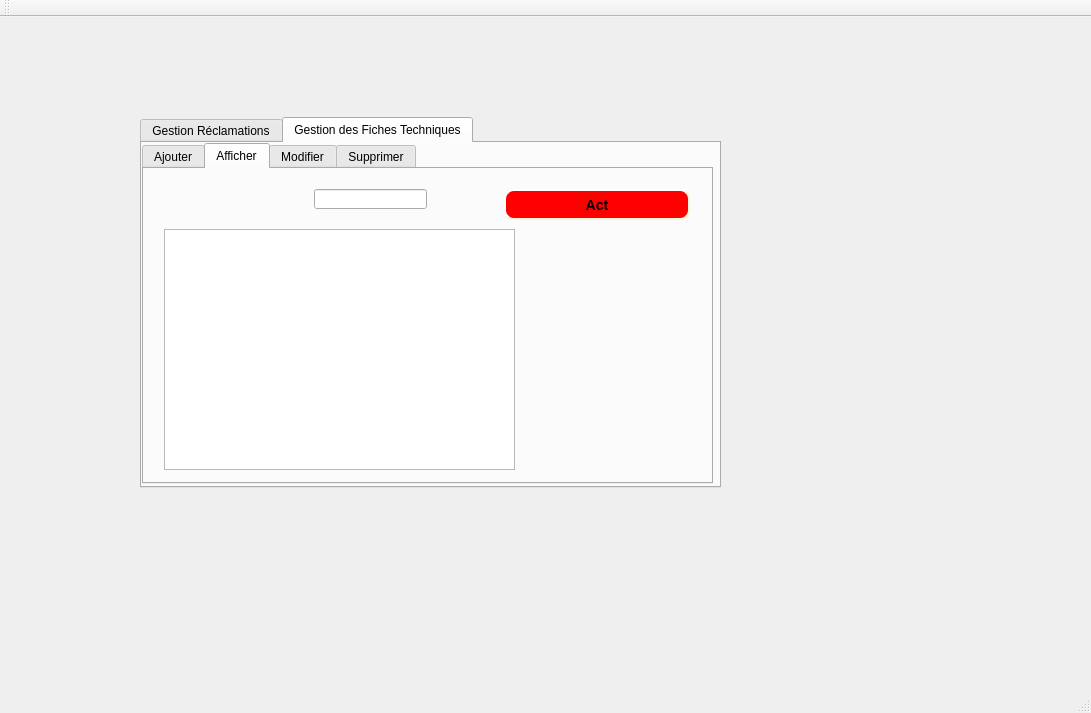
<?xml version="1.0" encoding="UTF-8"?>
<ui version="4.0">
 <class>MainWindow</class>
 <widget class="QMainWindow" name="MainWindow">
  <property name="geometry">
   <rect>
    <x>0</x>
    <y>0</y>
    <width>1091</width>
    <height>713</height>
   </rect>
  </property>
  <property name="windowTitle">
   <string>Gestion reclamations et fiches</string>
  </property>
  <widget class="QWidget" name="centralWidget">
   <widget class="QTabWidget" name="tabWidget">
    <property name="geometry">
     <rect>
      <x>140</x>
      <y>100</y>
      <width>581</width>
      <height>371</height>
     </rect>
    </property>
    <property name="currentIndex">
     <number>1</number>
    </property>
    <widget class="QWidget" name="tab">
     <attribute name="title">
      <string>Gestion Réclamations</string>
     </attribute>
     <widget class="QTabWidget" name="tabWidget_3">
      <property name="geometry">
       <rect>
        <x>-4</x>
        <y>-1</y>
        <width>571</width>
        <height>341</height>
       </rect>
      </property>
      <property name="currentIndex">
       <number>0</number>
      </property>
      <widget class="QWidget" name="tab_5">
       <attribute name="title">
        <string>Ajouter</string>
       </attribute>
       <widget class="QLineEdit" name="line">
        <property name="geometry">
         <rect>
          <x>140</x>
          <y>20</y>
          <width>113</width>
          <height>20</height>
         </rect>
        </property>
        <property name="styleSheet">
         <string notr="true">QLineEdit {
    border: 2px solid gray;
    border-radius: 10px;
    padding: 0 8px;
    background: white;
    selection-background-color: darkgray;
}</string>
        </property>
       </widget>
       <widget class="QLabel" name="label">
        <property name="geometry">
         <rect>
          <x>30</x>
          <y>80</y>
          <width>61</width>
          <height>31</height>
         </rect>
        </property>
        <property name="text">
         <string>&lt;html&gt;&lt;head/&gt;&lt;body&gt;&lt;p&gt;&lt;span style=&quot; font-size:14pt; color:#00007f;&quot;&gt;objet&lt;/span&gt;&lt;/p&gt;&lt;p&gt;&lt;span style=&quot; font-size:14pt; color:#00007f;&quot;&gt;&lt;br/&gt;&lt;/span&gt;&lt;/p&gt;&lt;/body&gt;&lt;/html&gt;</string>
        </property>
       </widget>
       <widget class="QLabel" name="label_2">
        <property name="geometry">
         <rect>
          <x>30</x>
          <y>20</y>
          <width>51</width>
          <height>21</height>
         </rect>
        </property>
        <property name="text">
         <string>&lt;html&gt;&lt;head/&gt;&lt;body&gt;&lt;p&gt;&lt;span style=&quot; font-size:14pt; color:#00007f;&quot;&gt;NUM&lt;/span&gt;&lt;/p&gt;&lt;p&gt;&lt;span style=&quot; font-size:14pt; color:#00007f;&quot;&gt;&lt;br/&gt;&lt;/span&gt;&lt;/p&gt;&lt;/body&gt;&lt;/html&gt;</string>
        </property>
       </widget>
       <widget class="QLabel" name="label_13">
        <property name="geometry">
         <rect>
          <x>30</x>
          <y>180</y>
          <width>61</width>
          <height>31</height>
         </rect>
        </property>
        <property name="text">
         <string>&lt;html&gt;&lt;head/&gt;&lt;body&gt;&lt;p&gt;&lt;span style=&quot; font-size:14pt; color:#00007f;&quot;&gt;lieu&lt;/span&gt;&lt;/p&gt;&lt;/body&gt;&lt;/html&gt;</string>
        </property>
       </widget>
       <widget class="QLineEdit" name="lineEdit_description">
        <property name="geometry">
         <rect>
          <x>140</x>
          <y>250</y>
          <width>113</width>
          <height>20</height>
         </rect>
        </property>
        <property name="styleSheet">
         <string notr="true">QLineEdit {
    border: 2px solid gray;
    border-radius: 10px;
    padding: 0 8px;
    background: white;
    selection-background-color: darkgray;
}</string>
        </property>
       </widget>
       <widget class="QLineEdit" name="lineEdit_lieu">
        <property name="geometry">
         <rect>
          <x>140</x>
          <y>140</y>
          <width>113</width>
          <height>20</height>
         </rect>
        </property>
        <property name="styleSheet">
         <string notr="true">QLineEdit {
    border: 2px solid gray;
    border-radius: 10px;
    padding: 0 8px;
    background: white;
    selection-background-color: darkgray;
}</string>
        </property>
       </widget>
       <widget class="QLineEdit" name="lineEdit_date">
        <property name="geometry">
         <rect>
          <x>140</x>
          <y>190</y>
          <width>113</width>
          <height>20</height>
         </rect>
        </property>
        <property name="styleSheet">
         <string notr="true">QLineEdit {
    border: 2px solid gray;
    border-radius: 10px;
    padding: 0 8px;
    background: white;
    selection-background-color: darkgray;
}
</string>
        </property>
       </widget>
       <widget class="QLabel" name="label_3">
        <property name="geometry">
         <rect>
          <x>30</x>
          <y>240</y>
          <width>51</width>
          <height>21</height>
         </rect>
        </property>
        <property name="font">
         <font>
          <family>Verdana Pro Cond Black</family>
          <italic>false</italic>
         </font>
        </property>
        <property name="text">
         <string>&lt;html&gt;&lt;head/&gt;&lt;body&gt;&lt;p&gt;&lt;span style=&quot; font-size:14pt; color:#00007f;&quot;&gt;date&lt;/span&gt;&lt;/p&gt;&lt;p&gt;&lt;span style=&quot; font-size:14pt; color:#00007f;&quot;&gt;&lt;br/&gt;&lt;/span&gt;&lt;/p&gt;&lt;/body&gt;&lt;/html&gt;</string>
        </property>
       </widget>
       <widget class="QPushButton" name="pb_ajouter">
        <property name="geometry">
         <rect>
          <x>280</x>
          <y>262</y>
          <width>186</width>
          <height>31</height>
         </rect>
        </property>
        <property name="styleSheet">
         <string notr="true">QPushButton#pb_ajouter {
    background-color: red;
    border-style: outset;
    border-width: 2px;
    border-radius: 10px;
    border-color: beige;
    font: bold 14px;
    min-width: 10em;
    padding: 6px;
}</string>
        </property>
        <property name="text">
         <string>Ajouter</string>
        </property>
       </widget>
       <widget class="QLineEdit" name="lineEdit_objet">
        <property name="geometry">
         <rect>
          <x>140</x>
          <y>80</y>
          <width>113</width>
          <height>20</height>
         </rect>
        </property>
        <property name="styleSheet">
         <string notr="true">QLineEdit {
    border: 2px solid gray;
    border-radius: 10px;
    padding: 0 8px;
    background: white;
    selection-background-color: darkgray;
}
</string>
        </property>
       </widget>
       <widget class="QLabel" name="label_24">
        <property name="geometry">
         <rect>
          <x>30</x>
          <y>140</y>
          <width>91</width>
          <height>21</height>
         </rect>
        </property>
        <property name="text">
         <string>&lt;html&gt;&lt;head/&gt;&lt;body&gt;&lt;p&gt;&lt;span style=&quot; font-size:14pt; color:#00007f;&quot;&gt;description&lt;/span&gt;&lt;/p&gt;&lt;/body&gt;&lt;/html&gt;</string>
        </property>
       </widget>
       <widget class="QLabel" name="label_20">
        <property name="geometry">
         <rect>
          <x>-340</x>
          <y>-20</y>
          <width>921</width>
          <height>521</height>
         </rect>
        </property>
        <property name="text">
         <string/>
        </property>
        <property name="pixmap">
         <pixmap>../78647914_467829613924197_8250518852903895040_n.jpg</pixmap>
        </property>
       </widget>
       <zorder>label_20</zorder>
       <zorder>line</zorder>
       <zorder>label</zorder>
       <zorder>label_2</zorder>
       <zorder>label_13</zorder>
       <zorder>lineEdit_description</zorder>
       <zorder>lineEdit_lieu</zorder>
       <zorder>lineEdit_date</zorder>
       <zorder>label_3</zorder>
       <zorder>pb_ajouter</zorder>
       <zorder>lineEdit_objet</zorder>
       <zorder>label_24</zorder>
      </widget>
      <widget class="QWidget" name="tab_7">
       <attribute name="title">
        <string>Afficher</string>
       </attribute>
       <widget class="QTableView" name="tabb">
        <property name="geometry">
         <rect>
          <x>20</x>
          <y>50</y>
          <width>491</width>
          <height>251</height>
         </rect>
        </property>
        <property name="cursor" stdset="0">
         <cursorShape>WaitCursor</cursorShape>
        </property>
        <property name="styleSheet">
         <string notr="true"/>
        </property>
       </widget>
       <widget class="QPushButton" name="actualiser">
        <property name="geometry">
         <rect>
          <x>370</x>
          <y>10</y>
          <width>186</width>
          <height>31</height>
         </rect>
        </property>
        <property name="styleSheet">
         <string notr="true">QPushButton#actualiser {
    background-color: red;
    border-style: outset;
    border-width: 2px;
    border-radius: 10px;
    border-color: beige;
    font: bold 14px;
    min-width: 10em;
    padding: 6px;
}</string>
        </property>
        <property name="text">
         <string>act</string>
        </property>
       </widget>
       <widget class="QLabel" name="label_7">
        <property name="geometry">
         <rect>
          <x>500</x>
          <y>72</y>
          <width>61</width>
          <height>21</height>
         </rect>
        </property>
        <property name="text">
         <string/>
        </property>
       </widget>
       <widget class="QLabel" name="label_23">
        <property name="geometry">
         <rect>
          <x>-340</x>
          <y>-20</y>
          <width>921</width>
          <height>521</height>
         </rect>
        </property>
        <property name="text">
         <string/>
        </property>
        <property name="pixmap">
         <pixmap>../78647914_467829613924197_8250518852903895040_n.jpg</pixmap>
        </property>
       </widget>
       <zorder>label_23</zorder>
       <zorder>tabb</zorder>
       <zorder>actualiser</zorder>
       <zorder>label_7</zorder>
      </widget>
      <widget class="QWidget" name="tab_8">
       <attribute name="title">
        <string>Modifier</string>
       </attribute>
       <widget class="QLineEdit" name="lineEdit_15">
        <property name="geometry">
         <rect>
          <x>220</x>
          <y>220</y>
          <width>113</width>
          <height>20</height>
         </rect>
        </property>
        <property name="styleSheet">
         <string notr="true">QLineEdit {
    border: 2px solid gray;
    border-radius: 10px;
    padding: 0 8px;
    background: white;
    selection-background-color: darkgray;
}</string>
        </property>
       </widget>
       <widget class="QLineEdit" name="lineEdit_10">
        <property name="geometry">
         <rect>
          <x>220</x>
          <y>100</y>
          <width>113</width>
          <height>20</height>
         </rect>
        </property>
        <property name="styleSheet">
         <string notr="true">QLineEdit {
    border: 2px solid gray;
    border-radius: 10px;
    padding: 0 8px;
    background: white;
    selection-background-color: darkgray;
}</string>
        </property>
       </widget>
       <widget class="QLineEdit" name="lineEdit_14">
        <property name="geometry">
         <rect>
          <x>220</x>
          <y>180</y>
          <width>113</width>
          <height>20</height>
         </rect>
        </property>
        <property name="styleSheet">
         <string notr="true">QLineEdit {
    border: 2px solid gray;
    border-radius: 10px;
    padding: 0 8px;
    background: white;
    selection-background-color: darkgray;
}</string>
        </property>
       </widget>
       <widget class="QLabel" name="label_25">
        <property name="geometry">
         <rect>
          <x>110</x>
          <y>220</y>
          <width>61</width>
          <height>21</height>
         </rect>
        </property>
        <property name="text">
         <string>&lt;html&gt;&lt;head/&gt;&lt;body&gt;&lt;p&gt;&lt;span style=&quot; font-size:14pt; color:#00007f;&quot;&gt;date&lt;/span&gt;&lt;/p&gt;&lt;/body&gt;&lt;/html&gt;</string>
        </property>
       </widget>
       <widget class="QLabel" name="label_17">
        <property name="geometry">
         <rect>
          <x>110</x>
          <y>180</y>
          <width>61</width>
          <height>21</height>
         </rect>
        </property>
        <property name="text">
         <string>&lt;html&gt;&lt;head/&gt;&lt;body&gt;&lt;p&gt;&lt;span style=&quot; font-size:14pt; color:#00007f;&quot;&gt;lieu&lt;/span&gt;&lt;/p&gt;&lt;/body&gt;&lt;/html&gt;</string>
        </property>
       </widget>
       <widget class="QLabel" name="label_14">
        <property name="geometry">
         <rect>
          <x>110</x>
          <y>60</y>
          <width>51</width>
          <height>21</height>
         </rect>
        </property>
        <property name="text">
         <string>&lt;html&gt;&lt;head/&gt;&lt;body&gt;&lt;p&gt;&lt;span style=&quot; font-size:14pt; color:#00007f;&quot;&gt;num&lt;/span&gt;&lt;/p&gt;&lt;/body&gt;&lt;/html&gt;</string>
        </property>
       </widget>
       <widget class="QLabel" name="label_18">
        <property name="geometry">
         <rect>
          <x>20</x>
          <y>10</y>
          <width>401</width>
          <height>21</height>
         </rect>
        </property>
        <property name="text">
         <string>&lt;html&gt;&lt;head/&gt;&lt;body&gt;&lt;p&gt;&lt;span style=&quot; font-size:16pt; color:#00007f;&quot;&gt;Saisir le num de la reclamation a modifier&lt;/span&gt;&lt;/p&gt;&lt;/body&gt;&lt;/html&gt;</string>
        </property>
       </widget>
       <widget class="QLabel" name="label_15">
        <property name="geometry">
         <rect>
          <x>110</x>
          <y>100</y>
          <width>61</width>
          <height>21</height>
         </rect>
        </property>
        <property name="text">
         <string>&lt;html&gt;&lt;head/&gt;&lt;body&gt;&lt;p&gt;&lt;span style=&quot; font-size:14pt; color:#00007f;&quot;&gt;objet&lt;/span&gt;&lt;/p&gt;&lt;/body&gt;&lt;/html&gt;</string>
        </property>
       </widget>
       <widget class="QLabel" name="label_16">
        <property name="geometry">
         <rect>
          <x>110</x>
          <y>140</y>
          <width>91</width>
          <height>21</height>
         </rect>
        </property>
        <property name="text">
         <string>&lt;html&gt;&lt;head/&gt;&lt;body&gt;&lt;p&gt;&lt;span style=&quot; font-size:14pt; color:#00007f;&quot;&gt;description&lt;/span&gt;&lt;/p&gt;&lt;/body&gt;&lt;/html&gt;</string>
        </property>
       </widget>
       <widget class="QPushButton" name="pushButton_9">
        <property name="geometry">
         <rect>
          <x>300</x>
          <y>262</y>
          <width>186</width>
          <height>31</height>
         </rect>
        </property>
        <property name="styleSheet">
         <string notr="true">QPushButton#pushButton_9 {
    background-color: red;
    border-style: outset;
    border-width: 2px;
    border-radius: 10px;
    border-color: beige;
    font: bold 14px;
    min-width: 10em;
    padding: 6px;
}</string>
        </property>
        <property name="text">
         <string>modifier</string>
        </property>
       </widget>
       <widget class="QLineEdit" name="lineEdit_9">
        <property name="geometry">
         <rect>
          <x>220</x>
          <y>60</y>
          <width>113</width>
          <height>20</height>
         </rect>
        </property>
        <property name="styleSheet">
         <string notr="true">QLineEdit {
    border: 2px solid gray;
    border-radius: 10px;
    padding: 0 8px;
    background: white;
    selection-background-color: darkgray;
}</string>
        </property>
       </widget>
       <widget class="QLineEdit" name="lineEdit_11">
        <property name="geometry">
         <rect>
          <x>220</x>
          <y>140</y>
          <width>113</width>
          <height>20</height>
         </rect>
        </property>
        <property name="styleSheet">
         <string notr="true">QLineEdit {
    border: 2px solid gray;
    border-radius: 10px;
    padding: 0 8px;
    background: white;
    selection-background-color: darkgray;
}</string>
        </property>
       </widget>
       <widget class="QLabel" name="label_22">
        <property name="geometry">
         <rect>
          <x>-340</x>
          <y>-20</y>
          <width>921</width>
          <height>521</height>
         </rect>
        </property>
        <property name="text">
         <string/>
        </property>
        <property name="pixmap">
         <pixmap>../78647914_467829613924197_8250518852903895040_n.jpg</pixmap>
        </property>
       </widget>
       <zorder>label_22</zorder>
       <zorder>lineEdit_15</zorder>
       <zorder>lineEdit_10</zorder>
       <zorder>lineEdit_14</zorder>
       <zorder>label_25</zorder>
       <zorder>label_17</zorder>
       <zorder>label_14</zorder>
       <zorder>label_18</zorder>
       <zorder>label_15</zorder>
       <zorder>label_16</zorder>
       <zorder>pushButton_9</zorder>
       <zorder>lineEdit_9</zorder>
       <zorder>lineEdit_11</zorder>
      </widget>
      <widget class="QWidget" name="tab_6">
       <attribute name="title">
        <string>Supprimer</string>
       </attribute>
       <widget class="QPushButton" name="pb_supprimer">
        <property name="geometry">
         <rect>
          <x>240</x>
          <y>130</y>
          <width>186</width>
          <height>31</height>
         </rect>
        </property>
        <property name="styleSheet">
         <string notr="true">QPushButton#pb_supprimer {
    background-color: red;
    border-style: outset;
    border-width: 2px;
    border-radius: 10px;
    border-color: beige;
    font: bold 14px;
    min-width: 10em;
    padding: 6px;
}</string>
        </property>
        <property name="text">
         <string>Supprimer</string>
        </property>
       </widget>
       <widget class="QLabel" name="label_4">
        <property name="geometry">
         <rect>
          <x>40</x>
          <y>40</y>
          <width>71</width>
          <height>41</height>
         </rect>
        </property>
        <property name="text">
         <string>&lt;html&gt;&lt;head/&gt;&lt;body&gt;&lt;p&gt;&lt;span style=&quot; font-size:16pt; color:#00007f;&quot;&gt;num&lt;/span&gt;&lt;/p&gt;&lt;/body&gt;&lt;/html&gt;</string>
        </property>
       </widget>
       <widget class="QLineEdit" name="lineEdit_id_2">
        <property name="geometry">
         <rect>
          <x>140</x>
          <y>50</y>
          <width>113</width>
          <height>20</height>
         </rect>
        </property>
        <property name="styleSheet">
         <string notr="true">QLineEdit {
    border: 2px solid gray;
    border-radius: 10px;
    padding: 0 8px;
    background: white;
    selection-background-color: darkgray;
}</string>
        </property>
       </widget>
       <widget class="QLabel" name="label_26">
        <property name="geometry">
         <rect>
          <x>-340</x>
          <y>-20</y>
          <width>921</width>
          <height>521</height>
         </rect>
        </property>
        <property name="text">
         <string/>
        </property>
        <property name="pixmap">
         <pixmap>../78647914_467829613924197_8250518852903895040_n.jpg</pixmap>
        </property>
       </widget>
       <zorder>label_26</zorder>
       <zorder>pb_supprimer</zorder>
       <zorder>label_4</zorder>
       <zorder>lineEdit_id_2</zorder>
      </widget>
      <widget class="QWidget" name="tab_11">
       <attribute name="title">
        <string>Trier</string>
       </attribute>
       <widget class="QTableView" name="tab_12">
        <property name="geometry">
         <rect>
          <x>95</x>
          <y>91</y>
          <width>451</width>
          <height>201</height>
         </rect>
        </property>
       </widget>
       <widget class="QLabel" name="label_12">
        <property name="geometry">
         <rect>
          <x>10</x>
          <y>10</y>
          <width>311</width>
          <height>41</height>
         </rect>
        </property>
        <property name="text">
         <string>&lt;html&gt;&lt;head/&gt;&lt;body&gt;&lt;p&gt;&lt;span style=&quot; font-size:16pt; color:#00007f;&quot;&gt;Trier le tableau des reclamations par numero&lt;/span&gt;&lt;/p&gt;&lt;/body&gt;&lt;/html&gt;</string>
        </property>
       </widget>
       <widget class="QPushButton" name="trie">
        <property name="geometry">
         <rect>
          <x>370</x>
          <y>40</y>
          <width>186</width>
          <height>31</height>
         </rect>
        </property>
        <property name="styleSheet">
         <string notr="true">QPushButton#trie {
    background-color: red;
    border-style: outset;
    border-width: 2px;
    border-radius: 10px;
    border-color: beige;
    font: bold 14px;
    min-width: 10em;
    padding: 6px;
}</string>
        </property>
        <property name="text">
         <string>trie</string>
        </property>
       </widget>
       <widget class="QLabel" name="label_27">
        <property name="geometry">
         <rect>
          <x>-340</x>
          <y>-20</y>
          <width>921</width>
          <height>521</height>
         </rect>
        </property>
        <property name="text">
         <string/>
        </property>
        <property name="pixmap">
         <pixmap>../78647914_467829613924197_8250518852903895040_n.jpg</pixmap>
        </property>
       </widget>
       <zorder>label_27</zorder>
       <zorder>tab_12</zorder>
       <zorder>label_12</zorder>
       <zorder>trie</zorder>
      </widget>
     </widget>
    </widget>
    <widget class="QWidget" name="tab_2">
     <attribute name="title">
      <string>Gestion des Fiches Techniques</string>
     </attribute>
     <widget class="QTabWidget" name="tabWidget_2">
      <property name="geometry">
       <rect>
        <x>0</x>
        <y>0</y>
        <width>571</width>
        <height>341</height>
       </rect>
      </property>
      <property name="currentIndex">
       <number>1</number>
      </property>
      <widget class="QWidget" name="tab_3">
       <attribute name="title">
        <string>Ajouter</string>
       </attribute>
       <widget class="QPushButton" name="pushButton_3">
        <property name="geometry">
         <rect>
          <x>350</x>
          <y>250</y>
          <width>186</width>
          <height>27</height>
         </rect>
        </property>
        <property name="styleSheet">
         <string notr="true">QPushButton#pushButton_3 {
    background-color: red;
    border-style: outset;
    border-width: 2px;
    border-radius: 10px;
    border-color: beige;
    font: bold 14px;
    min-width: 10em;
    padding: 6px;
}</string>
        </property>
        <property name="text">
         <string>AJOUTER</string>
        </property>
       </widget>
       <widget class="QLabel" name="label_8">
        <property name="geometry">
         <rect>
          <x>30</x>
          <y>90</y>
          <width>68</width>
          <height>19</height>
         </rect>
        </property>
        <property name="text">
         <string>DATE </string>
        </property>
       </widget>
       <widget class="QLineEdit" name="lineEdit_2">
        <property name="geometry">
         <rect>
          <x>250</x>
          <y>90</y>
          <width>113</width>
          <height>25</height>
         </rect>
        </property>
        <property name="styleSheet">
         <string notr="true">QLineEdit {
    border: 2px solid gray;
    border-radius: 10px;
    padding: 0 8px;
    background: white;
    selection-background-color: darkgray;
}</string>
        </property>
       </widget>
       <widget class="QLineEdit" name="lineEdit">
        <property name="geometry">
         <rect>
          <x>250</x>
          <y>40</y>
          <width>113</width>
          <height>25</height>
         </rect>
        </property>
        <property name="styleSheet">
         <string notr="true">QLineEdit {
    border: 2px solid gray;
    border-radius: 10px;
    padding: 0 8px;
    background: white;
    selection-background-color: darkgray;
}</string>
        </property>
       </widget>
       <widget class="QLineEdit" name="lineEdit_3">
        <property name="geometry">
         <rect>
          <x>250</x>
          <y>140</y>
          <width>113</width>
          <height>25</height>
         </rect>
        </property>
        <property name="styleSheet">
         <string notr="true">QLineEdit {
    border: 2px solid gray;
    border-radius: 10px;
    padding: 0 8px;
    background: white;
    selection-background-color: darkgray;
}</string>
        </property>
       </widget>
       <widget class="QLabel" name="label_6">
        <property name="geometry">
         <rect>
          <x>30</x>
          <y>140</y>
          <width>68</width>
          <height>19</height>
         </rect>
        </property>
        <property name="text">
         <string>Etat</string>
        </property>
       </widget>
       <widget class="QLabel" name="label_5">
        <property name="geometry">
         <rect>
          <x>30</x>
          <y>30</y>
          <width>151</width>
          <height>41</height>
         </rect>
        </property>
        <property name="text">
         <string>Reference</string>
        </property>
       </widget>
       <widget class="QLabel" name="label_28">
        <property name="geometry">
         <rect>
          <x>-350</x>
          <y>-20</y>
          <width>921</width>
          <height>521</height>
         </rect>
        </property>
        <property name="text">
         <string/>
        </property>
        <property name="pixmap">
         <pixmap>../78647914_467829613924197_8250518852903895040_n.jpg</pixmap>
        </property>
       </widget>
       <zorder>label_28</zorder>
       <zorder>pushButton_3</zorder>
       <zorder>label_8</zorder>
       <zorder>lineEdit_2</zorder>
       <zorder>lineEdit</zorder>
       <zorder>lineEdit_3</zorder>
       <zorder>label_6</zorder>
       <zorder>label_5</zorder>
      </widget>
      <widget class="QWidget" name="tab_4">
       <attribute name="title">
        <string>Afficher</string>
       </attribute>
       <widget class="QTableView" name="tableview">
        <property name="geometry">
         <rect>
          <x>20</x>
          <y>60</y>
          <width>351</width>
          <height>241</height>
         </rect>
        </property>
       </widget>
       <widget class="QLabel" name="label_29">
        <property name="geometry">
         <rect>
          <x>-350</x>
          <y>-20</y>
          <width>921</width>
          <height>521</height>
         </rect>
        </property>
        <property name="text">
         <string/>
        </property>
        <property name="pixmap">
         <pixmap>../78647914_467829613924197_8250518852903895040_n.jpg</pixmap>
        </property>
       </widget>
       <widget class="QPushButton" name="act">
        <property name="geometry">
         <rect>
          <x>360</x>
          <y>20</y>
          <width>186</width>
          <height>31</height>
         </rect>
        </property>
        <property name="styleSheet">
         <string notr="true">QPushButton#act {
    background-color: red;
    border-style: outset;
    border-width: 2px;
    border-radius: 10px;
    border-color: beige;
    font: bold 14px;
    min-width: 10em;
    padding: 6px;
}</string>
        </property>
        <property name="text">
         <string>Act</string>
        </property>
       </widget>
       <widget class="QLineEdit" name="rechercher">
        <property name="geometry">
         <rect>
          <x>170</x>
          <y>20</y>
          <width>113</width>
          <height>20</height>
         </rect>
        </property>
       </widget>
       <zorder>label_29</zorder>
       <zorder>tableview</zorder>
       <zorder>act</zorder>
       <zorder>rechercher</zorder>
      </widget>
      <widget class="QWidget" name="tab_9">
       <attribute name="title">
        <string>Modifier</string>
       </attribute>
       <widget class="QLineEdit" name="lineEdit_12">
        <property name="geometry">
         <rect>
          <x>130</x>
          <y>150</y>
          <width>113</width>
          <height>21</height>
         </rect>
        </property>
        <property name="styleSheet">
         <string notr="true">QLineEdit {
    border: 2px solid gray;
    border-radius: 10px;
    padding: 0 8px;
    background: white;
    selection-background-color: darkgray;
}</string>
        </property>
       </widget>
       <widget class="QLabel" name="label_19">
        <property name="geometry">
         <rect>
          <x>10</x>
          <y>90</y>
          <width>47</width>
          <height>16</height>
         </rect>
        </property>
        <property name="text">
         <string>Etat</string>
        </property>
       </widget>
       <widget class="QLineEdit" name="lineEdit_8">
        <property name="geometry">
         <rect>
          <x>130</x>
          <y>90</y>
          <width>113</width>
          <height>21</height>
         </rect>
        </property>
        <property name="styleSheet">
         <string notr="true">QLineEdit {
    border: 2px solid gray;
    border-radius: 10px;
    padding: 0 8px;
    background: white;
    selection-background-color: darkgray;
}</string>
        </property>
       </widget>
       <widget class="QLabel" name="label_11">
        <property name="geometry">
         <rect>
          <x>10</x>
          <y>10</y>
          <width>151</width>
          <height>51</height>
         </rect>
        </property>
        <property name="text">
         <string>Reference</string>
        </property>
       </widget>
       <widget class="QLineEdit" name="lineEdit_7">
        <property name="geometry">
         <rect>
          <x>130</x>
          <y>30</y>
          <width>113</width>
          <height>25</height>
         </rect>
        </property>
        <property name="styleSheet">
         <string notr="true">QLineEdit {
    border: 2px solid gray;
    border-radius: 10px;
    padding: 0 8px;
    background: white;
    selection-background-color: darkgray;
}
</string>
        </property>
       </widget>
       <widget class="QPushButton" name="pushButton_6">
        <property name="geometry">
         <rect>
          <x>320</x>
          <y>230</y>
          <width>186</width>
          <height>27</height>
         </rect>
        </property>
        <property name="styleSheet">
         <string notr="true">QPushButton#pushButton_6 {
    background-color: red;
    border-style: outset;
    border-width: 2px;
    border-radius: 10px;
    border-color: beige;
    font: bold 14px;
    min-width: 10em;
    padding: 6px;
}</string>
        </property>
        <property name="text">
         <string>MODIFIER</string>
        </property>
       </widget>
       <widget class="QLabel" name="label_21">
        <property name="geometry">
         <rect>
          <x>10</x>
          <y>150</y>
          <width>47</width>
          <height>13</height>
         </rect>
        </property>
        <property name="text">
         <string>Date</string>
        </property>
       </widget>
       <widget class="QLabel" name="label_30">
        <property name="geometry">
         <rect>
          <x>-350</x>
          <y>-20</y>
          <width>921</width>
          <height>521</height>
         </rect>
        </property>
        <property name="text">
         <string/>
        </property>
        <property name="pixmap">
         <pixmap>../78647914_467829613924197_8250518852903895040_n.jpg</pixmap>
        </property>
       </widget>
       <zorder>label_30</zorder>
       <zorder>lineEdit_12</zorder>
       <zorder>label_19</zorder>
       <zorder>lineEdit_8</zorder>
       <zorder>label_11</zorder>
       <zorder>lineEdit_7</zorder>
       <zorder>pushButton_6</zorder>
       <zorder>label_21</zorder>
      </widget>
      <widget class="QWidget" name="tab_10">
       <attribute name="title">
        <string>Supprimer</string>
       </attribute>
       <widget class="QLineEdit" name="lineEdit_5">
        <property name="geometry">
         <rect>
          <x>180</x>
          <y>70</y>
          <width>113</width>
          <height>25</height>
         </rect>
        </property>
        <property name="styleSheet">
         <string notr="true">QLineEdit {
    border: 2px solid gray;
    border-radius: 10px;
    padding: 0 8px;
    background: white;
    selection-background-color: darkgray;
}</string>
        </property>
       </widget>
       <widget class="QLabel" name="label_9">
        <property name="geometry">
         <rect>
          <x>30</x>
          <y>70</y>
          <width>161</width>
          <height>21</height>
         </rect>
        </property>
        <property name="text">
         <string>Reference</string>
        </property>
       </widget>
       <widget class="QPushButton" name="pushButton_4">
        <property name="geometry">
         <rect>
          <x>290</x>
          <y>190</y>
          <width>186</width>
          <height>31</height>
         </rect>
        </property>
        <property name="styleSheet">
         <string notr="true">QPushButton#pushButton_4 {
    background-color: red;
    border-style: outset;
    border-width: 2px;
    border-radius: 10px;
    border-color: beige;
    font: bold 14px;
    min-width: 10em;
    padding: 6px;
}</string>
        </property>
        <property name="text">
         <string>SUPPRIMER</string>
        </property>
       </widget>
       <widget class="QLabel" name="label_31">
        <property name="geometry">
         <rect>
          <x>-340</x>
          <y>-20</y>
          <width>921</width>
          <height>521</height>
         </rect>
        </property>
        <property name="text">
         <string/>
        </property>
        <property name="pixmap">
         <pixmap>../78647914_467829613924197_8250518852903895040_n.jpg</pixmap>
        </property>
       </widget>
       <zorder>label_31</zorder>
       <zorder>lineEdit_5</zorder>
       <zorder>label_9</zorder>
       <zorder>pushButton_4</zorder>
      </widget>
     </widget>
    </widget>
   </widget>
   <widget class="QLabel" name="label_10">
    <property name="geometry">
     <rect>
      <x>-4</x>
      <y>0</y>
      <width>1001</width>
      <height>571</height>
     </rect>
    </property>
    <property name="text">
     <string/>
    </property>
    <property name="pixmap">
     <pixmap>../78694666_515328222390860_1690242804057374720_n (1).jpg</pixmap>
    </property>
   </widget>
   <zorder>label_10</zorder>
   <zorder>tabWidget</zorder>
  </widget>
  <widget class="QMenuBar" name="menuBar">
   <property name="geometry">
    <rect>
     <x>0</x>
     <y>0</y>
     <width>1091</width>
     <height>21</height>
    </rect>
   </property>
  </widget>
  <widget class="QToolBar" name="mainToolBar">
   <attribute name="toolBarArea">
    <enum>TopToolBarArea</enum>
   </attribute>
   <attribute name="toolBarBreak">
    <bool>false</bool>
   </attribute>
  </widget>
  <widget class="QStatusBar" name="statusBar"/>
 </widget>
 <layoutdefault spacing="6" margin="11"/>
 <resources/>
 <connections/>
</ui>
